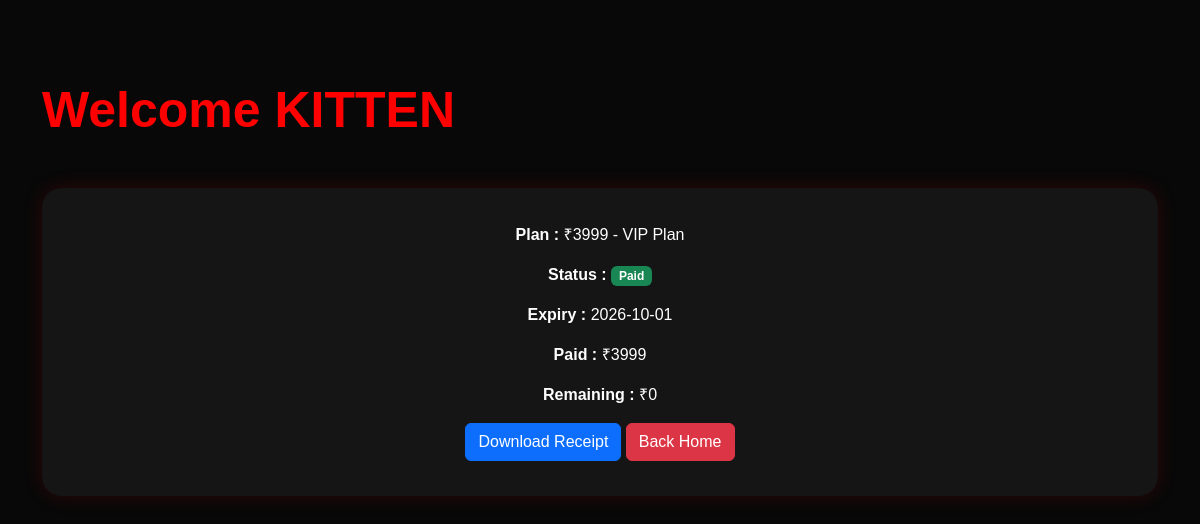
The app's page /member-dashboard/1, older data.
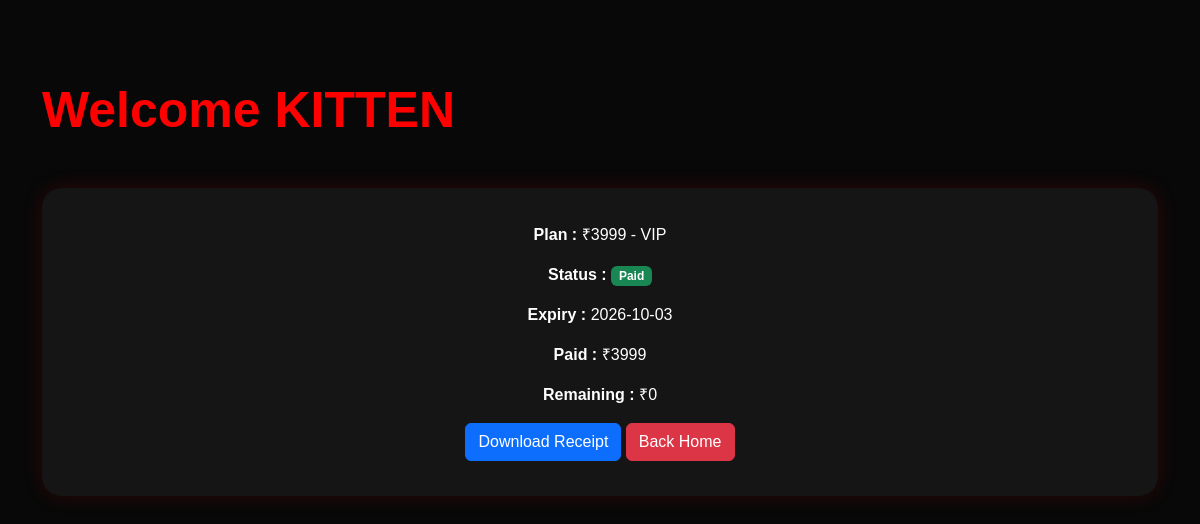
The same page, newer data.
### app.py (models this page shows)
class Member(db.Model):
    id = db.Column(db.Integer, primary_key=True)
    gym_number = db.Column(db.Integer, unique=True)
    name = db.Column(db.String(100))
    phone = db.Column(db.String(20))
    age = db.Column(db.Integer)
    plan = db.Column(db.String(100))
    goal = db.Column(db.String(100))
    join_date = db.Column(db.Date, default=date.today)
    expiry_date = db.Column(db.Date)
    payment_status = db.Column(db.String(20), default="Pending")
    paid_amount = db.Column(db.Integer, default=0)
    remaining_amount = db.Column(db.Integer, default=0)
    cash_paid = db.Column(db.Integer, default=0)
    online_paid = db.Column(db.Integer, default=0)
    is_active = db.Column(db.Boolean, default=True)

### app.py (the view)
@app.route("/member-dashboard/<int:id>")
def member_dashboard(id):
    member = Member.query.get_or_404(id)
    return render_template("member-dashboard.html", member=member)

### templates/member-dashboard.html (shortened to what this page needs)
<!DOCTYPE html>
<html>
<head>
<link href="https://cdn.jsdelivr.net/npm/bootstrap@5.3.3/dist/css/bootstrap.min.css"
rel="stylesheet">
<link rel="stylesheet"
href="{{ url_for('static', filename='css/style.css') }}">
</head>
<body>
<section class="dashboard-section">
<div class="container">
<h2 class="section-title">
Welcome {{ member.name }}
</h2>
<div class="dashboard-card mt-5">
<p>
<strong>Plan :</strong>
{{ member.plan }}
</p>
<p>
<strong>Status :</strong>
{% if member.payment_status == "Paid" %}
<span class="badge bg-success">Paid</span>
{% elif member.payment_status == "Partial" %}
<span class="badge bg-info text-dark">Partial</span>
{% else %}
<span class="badge bg-warning text-dark">Pending</span>
{% endif %}
</p>
<p>
<strong>Expiry :</strong>
{{ member.expiry_date }}
</p>
<p>
<strong>Paid :</strong>
₹{{ member.paid_amount }}
</p>
<p>
<strong>Remaining :</strong>
₹{{ member.remaining_amount }}
</p>
{% if member.payment_status != "Paid" %}
<form action="{{ url_for('pay_partial', id=member.id) }}"
      method="POST"
      class="mt-3">
    <input type="number"
           name="amount"
           min="1"
           max="{{ member.remaining_amount }}"
           class="form-control mb-3"
           placeholder="Enter Amount"
           required>
    <button class="btn btn-success w-100">
        Pay ₹{{ member.remaining_amount }}
    </button>
</form>
{% else %}
<a href="{{ url_for('download_receipt', id=member.id) }}"
   class="btn btn-primary">
   Download Receipt
</a>
{% endif %}
<a href="{{ url_for('home') }}"
class="btn btn-danger">
Back Home
</a>
</div>
</div>
</section>
</body>
</html>

Row changes from the older to the newer data that the page shows:
changed Member "KITTEN": plan "₹3999 - VIP Plan" → "₹3999 - VIP"; expiry_date "2026-10-01" → "2026-10-03"
